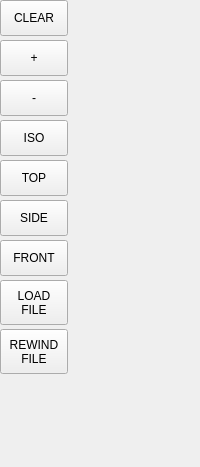
                <widget class="QWidget" name="page_toolpath">
                  <layout class="QVBoxLayout" name="lay_page_tp" stretch="1,0,0">
                    <property name="spacing">
                      <number>6</number>
                    </property>
                    <property name="leftMargin">
                      <number>0</number>
                    </property>
                    <property name="topMargin">
                      <number>0</number>
                    </property>
                    <property name="rightMargin">
                      <number>0</number>
                    </property>
                    <property name="bottomMargin">
                      <number>0</number>
                    </property>
                    <item>
                      <layout class="QHBoxLayout" name="lay_tp_main" stretch="0,1">
                        <property name="spacing">
                          <number>4</number>
                        </property>
                        <property name="leftMargin">
                          <number>0</number>
                        </property>
                        <property name="topMargin">
                          <number>0</number>
                        </property>
                        <property name="rightMargin">
                          <number>0</number>
                        </property>
                        <property name="bottomMargin">
                          <number>0</number>
                        </property>
                        <item>
                          <widget class="QWidget" name="viewbar_tp">
                            <property name="minimumSize">
                              <size>
                                <width>68</width>
                                <height>0</height>
                              </size>
                            </property>
                            <property name="maximumSize">
                              <size>
                                <width>68</width>
                                <height>16777215</height>
                              </size>
                            </property>
                            <layout class="QVBoxLayout" name="lay_viewbar_tp">
                              <property name="spacing">
                                <number>4</number>
                              </property>
                              <property name="leftMargin">
                                <number>0</number>
                              </property>
                              <property name="topMargin">
                                <number>0</number>
                              </property>
                              <property name="rightMargin">
                                <number>0</number>
                              </property>
                              <property name="bottomMargin">
                                <number>0</number>
                              </property>
                              <item>
                                <widget class="ActionButton" name="view_clear_tp">
                                  <property name="minimumSize">
                                    <size>
                                      <width>0</width>
                                      <height>36</height>
                                    </size>
                                  </property>
                                  <property name="maximumSize">
                                    <size>
                                      <width>16777215</width>
                                      <height>36</height>
                                    </size>
                                  </property>
                                  <property name="text">
                                    <string>CLEAR</string>
                                  </property>
                                  <property name="view_type_string" stdset="0">
                                    <string>clear</string>
                                  </property>
                                  <property name="view_change_action" stdset="0">
                                    <bool>true</bool>
                                  </property>
                                </widget>
                              </item>
                              <item>
                                <widget class="ActionButton" name="view_zin_tp">
                                  <property name="minimumSize">
                                    <size>
                                      <width>0</width>
                                      <height>36</height>
                                    </size>
                                  </property>
                                  <property name="maximumSize">
                                    <size>
                                      <width>16777215</width>
                                      <height>36</height>
                                    </size>
                                  </property>
                                  <property name="text">
                                    <string>+</string>
                                  </property>
                                  <property name="view_type_string" stdset="0">
                                    <string>zoom-in</string>
                                  </property>
                                  <property name="view_change_action" stdset="0">
                                    <bool>true</bool>
                                  </property>
                                </widget>
                              </item>
                              <item>
                                <widget class="ActionButton" name="view_zout_tp">
                                  <property name="minimumSize">
                                    <size>
                                      <width>0</width>
                                      <height>36</height>
                                    </size>
                                  </property>
                                  <property name="maximumSize">
                                    <size>
                                      <width>16777215</width>
                                      <height>36</height>
                                    </size>
                                  </property>
                                  <property name="text">
                                    <string>-</string>
                                  </property>
                                  <property name="view_type_string" stdset="0">
                                    <string>zoom-out</string>
                                  </property>
                                  <property name="view_change_action" stdset="0">
                                    <bool>true</bool>
                                  </property>
                                </widget>
                              </item>
                              <item>
                                <widget class="ActionButton" name="view_p_tp">
                                  <property name="minimumSize">
                                    <size>
                                      <width>0</width>
                                      <height>36</height>
                                    </size>
                                  </property>
                                  <property name="maximumSize">
                                    <size>
                                      <width>16777215</width>
                                      <height>36</height>
                                    </size>
                                  </property>
                                  <property name="text">
                                    <string>ISO</string>
                                  </property>
                                  <property name="view_type_string" stdset="0">
                                    <string>p</string>
                                  </property>
                                  <property name="view_change_action" stdset="0">
                                    <bool>true</bool>
                                  </property>
                                </widget>
                              </item>
                              <item>
                                <widget class="ActionButton" name="view_z_tp">
                                  <property name="minimumSize">
                                    <size>
                                      <width>0</width>
                                      <height>36</height>
                                    </size>
                                  </property>
                                  <property name="maximumSize">
                                    <size>
                                      <width>16777215</width>
                                      <height>36</height>
                                    </size>
                                  </property>
                                  <property name="text">
                                    <string>TOP</string>
                                  </property>
                                  <property name="view_type_string" stdset="0">
                                    <string>z</string>
                                  </property>
                                  <property name="view_change_action" stdset="0">
                                    <bool>true</bool>
                                  </property>
                                </widget>
                              </item>
                              <item>
                                <widget class="ActionButton" name="view_x_tp">
                                  <property name="minimumSize">
                                    <size>
                                      <width>0</width>
                                      <height>36</height>
                                    </size>
                                  </property>
                                  <property name="maximumSize">
                                    <size>
                                      <width>16777215</width>
                                      <height>36</height>
                                    </size>
                                  </property>
                                  <property name="text">
                                    <string>SIDE</string>
                                  </property>
                                  <property name="view_type_string" stdset="0">
                                    <string>x</string>
                                  </property>
                                  <property name="view_change_action" stdset="0">
                                    <bool>true</bool>
                                  </property>
                                </widget>
                              </item>
                              <item>
                                <widget class="ActionButton" name="view_y_tp">
                                  <property name="minimumSize">
                                    <size>
                                      <width>0</width>
                                      <height>36</height>
                                    </size>
                                  </property>
                                  <property name="maximumSize">
                                    <size>
                                      <width>16777215</width>
                                      <height>36</height>
                                    </size>
                                  </property>
                                  <property name="text">
                                    <string>FRONT</string>
                                  </property>
                                  <property name="view_type_string" stdset="0">
                                    <string>y</string>
                                  </property>
                                  <property name="view_change_action" stdset="0">
                                    <bool>true</bool>
                                  </property>
                                </widget>
                              </item>
                              <item>
                                <widget class="QPushButton" name="btn_tp_load">
                                  <property name="minimumSize">
                                    <size>
                                      <width>0</width>
                                      <height>45</height>
                                    </size>
                                  </property>
                                  <property name="maximumSize">
                                    <size>
                                      <width>16777215</width>
                                      <height>45</height>
                                    </size>
                                  </property>
                                  <property name="text">
                                    <string>LOAD
FILE</string>
                                  </property>
                                </widget>
                              </item>
                              <item>
                                <widget class="QPushButton" name="btn_tp_reload">
                                  <property name="minimumSize">
                                    <size>
                                      <width>0</width>
                                      <height>45</height>
                                    </size>
                                  </property>
                                  <property name="maximumSize">
                                    <size>
                                      <width>16777215</width>
                                      <height>45</height>
                                    </size>
                                  </property>
                                  <property name="text">
                                    <string>REWIND
FILE</string>
                                  </property>
                                </widget>
                              </item>
                              <item>
                                <spacer name="sp_lay_viewbar_tp_15">
                                  <property name="orientation">
                                    <enum>Qt::Vertical</enum>
                                  </property>
                                  <property name="sizeType">
                                    <enum>QSizePolicy::Expanding</enum>
                                  </property>
                                  <property name="sizeHint" stdset="0">
                                    <size>
                                      <width>15</width>
                                      <height>15</height>
                                    </size>
                                  </property>
                                </spacer>
                              </item>
                            </layout>
                          </widget>
                        </item>
                        <item>
                          <widget class="QWidget" name="host_graphics_tp">
                            <property name="sizePolicy">
                              <sizepolicy hsizetype="Expanding" vsizetype="Expanding">
                                <horstretch>0</horstretch>
                                <verstretch>0</verstretch>
                              </sizepolicy>
                            </property>
                            <layout class="QVBoxLayout" name="lay_host_tp">
                              <property name="spacing">
                                <number>4</number>
                              </property>
                              <property name="leftMargin">
                                <number>0</number>
                              </property>
                              <property name="topMargin">
                                <number>0</number>
                              </property>
                              <property name="rightMargin">
                                <number>0</number>
                              </property>
                              <property name="bottomMargin">
                                <number>0</number>
                              </property>
                            </layout>
                          </widget>
                        </item>
                      </layout>
                    </item>
                    <item>
                      <layout class="QHBoxLayout" name="lay_tp_dro">
                        <property name="spacing">
                          <number>6</number>
                        </property>
                        <property name="leftMargin">
                          <number>0</number>
                        </property>
                        <property name="topMargin">
                          <number>0</number>
                        </property>
                        <property name="rightMargin">
                          <number>0</number>
                        </property>
                        <property name="bottomMargin">
                          <number>0</number>
                        </property>
                        <item>
                          <widget class="DROLabel" name="dro_tp_x">
                            <property name="minimumSize">
                              <size>
                                <width>0</width>
                                <height>36</height>
                              </size>
                            </property>
                            <property name="maximumSize">
                              <size>
                                <width>16777215</width>
                                <height>36</height>
                              </size>
                            </property>
                            <property name="Qjoint_number" stdset="0">
                              <number>0</number>
                            </property>
                            <property name="Qreference_type" stdset="0">
                              <number>1</number>
                            </property>
                            <property name="metric_template" stdset="0">
                              <string>X   %10.4f mm</string>
                            </property>
                            <property name="imperial_template" stdset="0">
                              <string>X   %9.4f IN</string>
                            </property>
                          </widget>
                        </item>
                        <item>
                          <widget class="DROLabel" name="dro_tp_y">
                            <property name="minimumSize">
                              <size>
                                <width>0</width>
                                <height>36</height>
                              </size>
                            </property>
                            <property name="maximumSize">
                              <size>
                                <width>16777215</width>
                                <height>36</height>
                              </size>
                            </property>
                            <property name="Qjoint_number" stdset="0">
                              <number>1</number>
                            </property>
                            <property name="Qreference_type" stdset="0">
                              <number>1</number>
                            </property>
                            <property name="metric_template" stdset="0">
                              <string>Y   %10.4f mm</string>
                            </property>
                            <property name="imperial_template" stdset="0">
                              <string>Y   %9.4f IN</string>
                            </property>
                          </widget>
                        </item>
                        <item>
                          <widget class="DROLabel" name="dro_tp_z">
                            <property name="minimumSize">
                              <size>
                                <width>0</width>
                                <height>36</height>
                              </size>
                            </property>
                            <property name="maximumSize">
                              <size>
                                <width>16777215</width>
                                <height>36</height>
                              </size>
                            </property>
                            <property name="Qjoint_number" stdset="0">
                              <number>2</number>
                            </property>
                            <property name="Qreference_type" stdset="0">
                              <number>1</number>
                            </property>
                            <property name="metric_template" stdset="0">
                              <string>Z   %10.4f mm</string>
                            </property>
                            <property name="imperial_template" stdset="0">
                              <string>Z   %9.4f IN</string>
                            </property>
                          </widget>
                        </item>
                      </layout>
                    </item>
                    <item>
                      <layout class="QHBoxLayout" name="lay_tp_fs">
                        <property name="spacing">
                          <number>6</number>
                        </property>
                        <property name="leftMargin">
                          <number>0</number>
                        </property>
                        <property name="topMargin">
                          <number>0</number>
                        </property>
                        <property name="rightMargin">
                          <number>0</number>
                        </property>
                        <property name="bottomMargin">
                          <number>0</number>
                        </property>
                        <item>
                          <widget class="StatusLabel" name="lbl_tp_fset">
                            <property name="minimumSize">
                              <size>
                                <width>0</width>
                                <height>30</height>
                              </size>
                            </property>
                            <property name="maximumSize">
                              <size>
                                <width>16777215</width>
                                <height>30</height>
                              </size>
                            </property>
                            <property name="textTemplate" stdset="0">
                              <string>Fset  %.1f</string>
                            </property>
                            <property name="alt_textTemplate" stdset="0">
                              <string>Fset  %.1f</string>
                            </property>
                            <property name="fcode_status" stdset="0">
                              <bool>true</bool>
                            </property>
                          </widget>
                        </item>
                        <item>
                          <widget class="StatusLabel" name="lbl_tp_fact">
                            <property name="minimumSize">
                              <size>
                                <width>0</width>
                                <height>30</height>
                              </size>
                            </property>
                            <property name="maximumSize">
                              <size>
                                <width>16777215</width>
                                <height>30</height>
                              </size>
                            </property>
                            <property name="textTemplate" stdset="0">
                              <string>Fact  %.1f</string>
                            </property>
                            <property name="alt_textTemplate" stdset="0">
                              <string>Fact  %.1f</string>
                            </property>
                            <property name="current_feedrate_status" stdset="0">
                              <bool>true</bool>
                            </property>
                          </widget>
                        </item>
                        <item>
                          <widget class="StatusLabel" name="lbl_tp_feed_ovr">
                            <property name="minimumSize">
                              <size>
                                <width>0</width>
                                <height>30</height>
                              </size>
                            </property>
                            <property name="maximumSize">
                              <size>
                                <width>16777215</width>
                                <height>30</height>
                              </size>
                            </property>
                            <property name="textTemplate" stdset="0">
                              <string>%d%%</string>
                            </property>
                            <property name="alt_textTemplate" stdset="0">
                              <string>%d%%</string>
                            </property>
                            <property name="feed_override_status" stdset="0">
                              <bool>true</bool>
                            </property>
                          </widget>
                        </item>
                        <item>
                          <widget class="StatusLabel" name="lbl_tp_sset">
                            <property name="minimumSize">
                              <size>
                                <width>0</width>
                                <height>30</height>
                              </size>
                            </property>
                            <property name="maximumSize">
                              <size>
                                <width>16777215</width>
                                <height>30</height>
                              </size>
                            </property>
                            <property name="textTemplate" stdset="0">
                              <string>Sset  %.0f</string>
                            </property>
                            <property name="alt_textTemplate" stdset="0">
                              <string>Sset  %.0f</string>
                            </property>
                            <property name="requested_spindle_speed_status" stdset="0">
                              <bool>true</bool>
                            </property>
                          </widget>
                        </item>
                        <item>
                          <widget class="StatusLabel" name="lbl_tp_sact">
                            <property name="minimumSize">
                              <size>
                                <width>0</width>
                                <height>30</height>
                              </size>
                            </property>
                            <property name="maximumSize">
                              <size>
                                <width>16777215</width>
                                <height>30</height>
                              </size>
                            </property>
                            <property name="textTemplate" stdset="0">
                              <string>Sact  %.0f</string>
                            </property>
                            <property name="alt_textTemplate" stdset="0">
                              <string>Sact  %.0f</string>
                            </property>
                            <property name="actual_spindle_speed_status" stdset="0">
                              <bool>true</bool>
                            </property>
                          </widget>
                        </item>
                        <item>
                          <widget class="StatusLabel" name="lbl_tp_spindle_ovr">
                            <property name="minimumSize">
                              <size>
                                <width>0</width>
                                <height>30</height>
                              </size>
                            </property>
                            <property name="maximumSize">
                              <size>
                                <width>16777215</width>
                                <height>30</height>
                              </size>
                            </property>
                            <property name="textTemplate" stdset="0">
                              <string>%d%%</string>
                            </property>
                            <property name="alt_textTemplate" stdset="0">
                              <string>%d%%</string>
                            </property>
                            <property name="spindle_override_status" stdset="0">
                              <bool>true</bool>
                            </property>
                          </widget>
                        </item>
                      </layout>
                    </item>
                  </layout>
                </widget>
